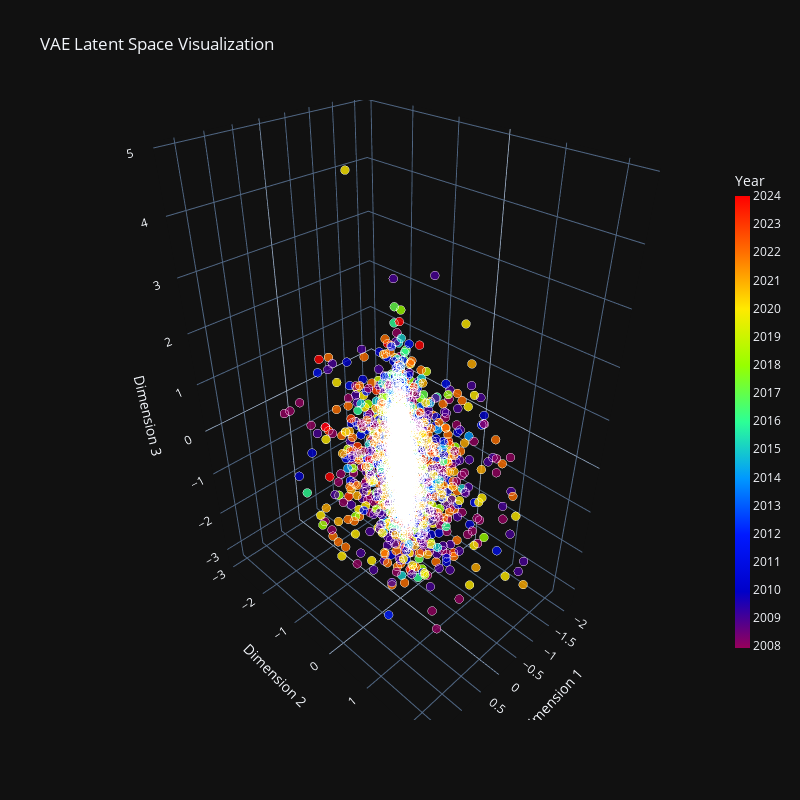

Notebook code cell kept with this figure:
### Markdown cell above
### Visualize embeddings if 3d

### Code cell
dates = pd.to_datetime(all_dates)
years = pd.Series(dates).dt.year

df = pd.DataFrame({
    'Date': all_dates,
    'x': all_latent_embeddings[:, 0],
    'y': all_latent_embeddings[:, 1], 
    'z': all_latent_embeddings[:, 2],
    'Year': years
})

fig = px.scatter_3d(
    df, x='x', y='y', z='z',
    color='Year',
    hover_data=['Date'],
    title='VAE Latent Space Visualization',
    opacity=0.8,
    color_continuous_scale='rainbow',
    color_continuous_midpoint=years.mean(),
    width=800,
    height=800
)

fig.update_traces(
    marker=dict(
        size=3,
        line=dict(width=0.1, color='rgba(255,255,255,0.1)')
    )
)

fig.update_layout(
    scene=dict(
        xaxis_title='Dimension 1',
        yaxis_title='Dimension 2', 
        zaxis_title='Dimension 3'
    ),
    template='plotly_dark',
    coloraxis_colorbar_title='Year',
    coloraxis_colorbar=dict(
        len=0.8,
        thickness=15,
        tickmode='linear',
        dtick=1
    )
)

fig.show()

### Figure 1 — Plotly figure (JSON) as saved in the notebook; plotly's stock layout.template omitted (floating-point values rounded to 4 significant figures; data arrays with more than 128 entries replaced by an {"elided": "..."} marker saying what was removed)
{"data": [{"customdata": {"elided": "4261x1 str values"}, "hovertemplate": "x=%{x}<br>y=%{y}<br>z=%{z}<br>Date=%{customdata[0]}<br>Year=%{marker.color}<extra></extra>", "legendgroup": "", "marker": {"color": {"elided": "4261 int values"}, "coloraxis": "coloraxis", "line": {"color": "rgba(255,255,255,0.1)", "width": 0.1}, "opacity": 0.8, "size": 3, "symbol": "circle"}, "mode": "markers", "name": "", "scene": "scene", "showlegend": false, "type": "scatter3d", "x": {"elided": "4261 float values"}, "y": {"elided": "4261 float values"}, "z": {"elided": "4261 float values"}}], "layout": {"coloraxis": {"cmid": 2016.0, "colorbar": {"dtick": 1, "len": 0.8, "thickness": 15, "tickmode": "linear", "title": {"text": "Year"}}, "colorscale": [[0, "rgb(150,0,90)"], [0.125, "rgb(0,0,200)"], [0.25, "rgb(0,25,255)"], [0.375, "rgb(0,152,255)"], [0.5, "rgb(44,255,150)"], [0.625, "rgb(151,255,0)"], [0.75, "rgb(255,234,0)"], [0.875, "rgb(255,111,0)"], [1, "rgb(255,0,0)"]]}, "height": 800, "legend": {"tracegroupgap": 0}, "scene": {"domain": {"x": [0, 1], "y": [0, 1]}, "xaxis": {"title": {"text": "Dimension 1"}}, "yaxis": {"title": {"text": "Dimension 2"}}, "zaxis": {"title": {"text": "Dimension 3"}}}, "title": {"text": "VAE Latent Space Visualization"}, "width": 800}}
